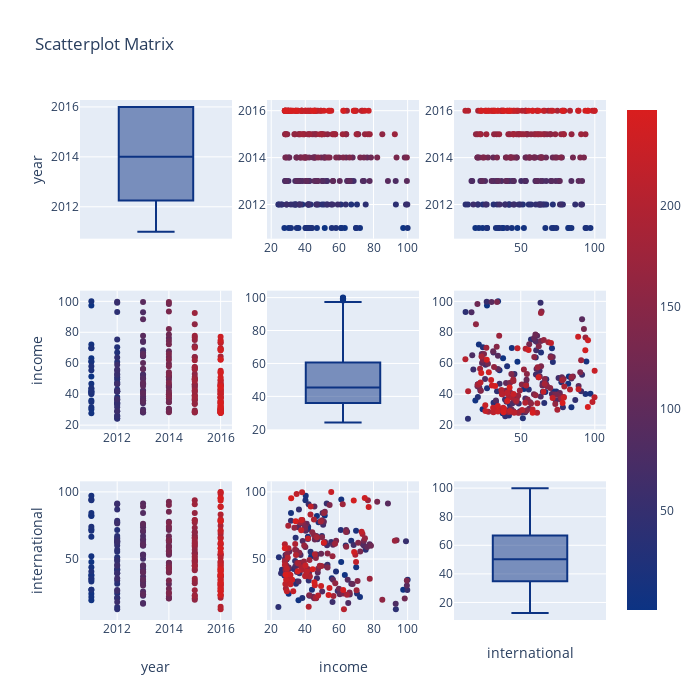

Write notebook code for a chart like this one.
### Code cell
# import figure factory
import plotly.figure_factory as ff

# prepare data
df2['index']= np.arange(1, len(df2)+1) # ajout d'une colonne index pour avoir la nuance des couleurs à droite du graphe 
# scatter matrix
fig = ff.create_scatterplotmatrix(df2, diag='box',index = 'index',colormap='Portland',colormap_type='cat',height=700, width=700)
iplot(fig)

### Figure 1 — Plotly figure (JSON) as saved in the notebook; plotly's stock layout.template omitted (floating-point values rounded to 4 significant figures; data arrays with more than 128 entries replaced by an {"elided": "..."} marker saying what was removed)
{"data": [{"marker": {"color": "rgb(12, 51, 131)"}, "showlegend": false, "type": "box", "xaxis": "x", "y": {"elided": "247 int values"}, "yaxis": "y"}, {"marker": {"color": {"elided": "247 int values"}, "colorscale": [[0, "rgb(12, 51, 131)"], [1, "rgb(217, 30, 30)"]], "showscale": true, "size": 6}, "mode": "markers", "showlegend": false, "type": "scatter", "x": {"elided": "247 float values"}, "xaxis": "x2", "y": {"elided": "247 int values"}, "yaxis": "y2"}, {"marker": {"color": {"elided": "247 int values"}, "colorscale": [[0, "rgb(12, 51, 131)"], [1, "rgb(217, 30, 30)"]], "showscale": false, "size": 6}, "mode": "markers", "showlegend": false, "type": "scatter", "x": {"elided": "247 float values"}, "xaxis": "x3", "y": {"elided": "247 int values"}, "yaxis": "y3"}, {"marker": {"color": {"elided": "247 int values"}, "colorscale": [[0, "rgb(12, 51, 131)"], [1, "rgb(217, 30, 30)"]], "showscale": false, "size": 6}, "mode": "markers", "showlegend": false, "type": "scatter", "x": {"elided": "247 int values"}, "xaxis": "x4", "y": {"elided": "247 float values"}, "yaxis": "y4"}, {"marker": {"color": "rgb(12, 51, 131)"}, "showlegend": false, "type": "box", "xaxis": "x5", "y": {"elided": "247 float values"}, "yaxis": "y5"}, {"marker": {"color": {"elided": "247 int values"}, "colorscale": [[0, "rgb(12, 51, 131)"], [1, "rgb(217, 30, 30)"]], "showscale": false, "size": 6}, "mode": "markers", "showlegend": false, "type": "scatter", "x": {"elided": "247 float values"}, "xaxis": "x6", "y": {"elided": "247 float values"}, "yaxis": "y6"}, {"marker": {"color": {"elided": "247 int values"}, "colorscale": [[0, "rgb(12, 51, 131)"], [1, "rgb(217, 30, 30)"]], "showscale": false, "size": 6}, "mode": "markers", "showlegend": false, "type": "scatter", "x": {"elided": "247 int values"}, "xaxis": "x7", "y": {"elided": "247 float values"}, "yaxis": "y7"}, {"marker": {"color": {"elided": "247 int values"}, "colorscale": [[0, "rgb(12, 51, 131)"], [1, "rgb(217, 30, 30)"]], "showscale": false, "size": 6}, "mode": "markers", "showlegend": false, "type": "scatter", "x": {"elided": "247 float values"}, "xaxis": "x8", "y": {"elided": "247 float values"}, "yaxis": "y8"}, {"marker": {"color": "rgb(12, 51, 131)"}, "showlegend": false, "type": "box", "xaxis": "x9", "y": {"elided": "247 float values"}, "yaxis": "y9"}], "layout": {"height": 700, "showlegend": true, "title": {"text": "Scatterplot Matrix"}, "width": 700, "xaxis": {"anchor": "y", "domain": [0, 0.2889], "showticklabels": false}, "xaxis2": {"anchor": "y2", "domain": [0.3556, 0.6444]}, "xaxis3": {"anchor": "y3", "domain": [0.7111, 1]}, "xaxis4": {"anchor": "y4", "domain": [0, 0.2889]}, "xaxis5": {"anchor": "y5", "domain": [0.3556, 0.6444], "showticklabels": false}, "xaxis6": {"anchor": "y6", "domain": [0.7111, 1]}, "xaxis7": {"anchor": "y7", "domain": [0, 0.2889], "title": {"text": "year"}}, "xaxis8": {"anchor": "y8", "domain": [0.3556, 0.6444], "title": {"text": "income"}}, "xaxis9": {"anchor": "y9", "domain": [0.7111, 1], "showticklabels": false, "title": {"text": "international"}}, "yaxis": {"anchor": "x", "domain": [0.7333, 1], "title": {"text": "year"}}, "yaxis2": {"anchor": "x2", "domain": [0.7333, 1]}, "yaxis3": {"anchor": "x3", "domain": [0.7333, 1]}, "yaxis4": {"anchor": "x4", "domain": [0.3667, 0.6333], "title": {"text": "income"}}, "yaxis5": {"anchor": "x5", "domain": [0.3667, 0.6333]}, "yaxis6": {"anchor": "x6", "domain": [0.3667, 0.6333]}, "yaxis7": {"anchor": "x7", "domain": [0, 0.2667], "title": {"text": "international"}}, "yaxis8": {"anchor": "x8", "domain": [0, 0.2667]}, "yaxis9": {"anchor": "x9", "domain": [0, 0.2667]}}}
